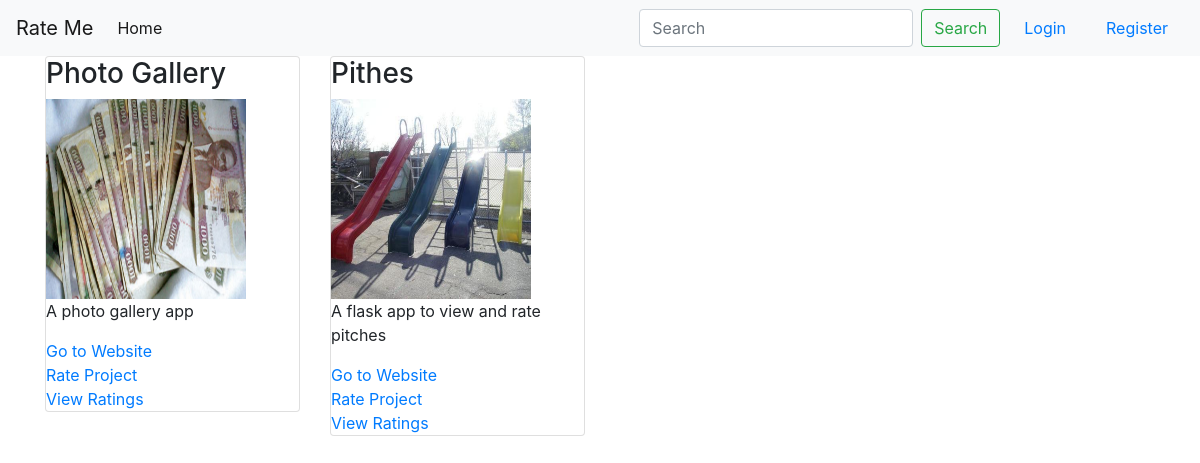
Before: / with the older database file.
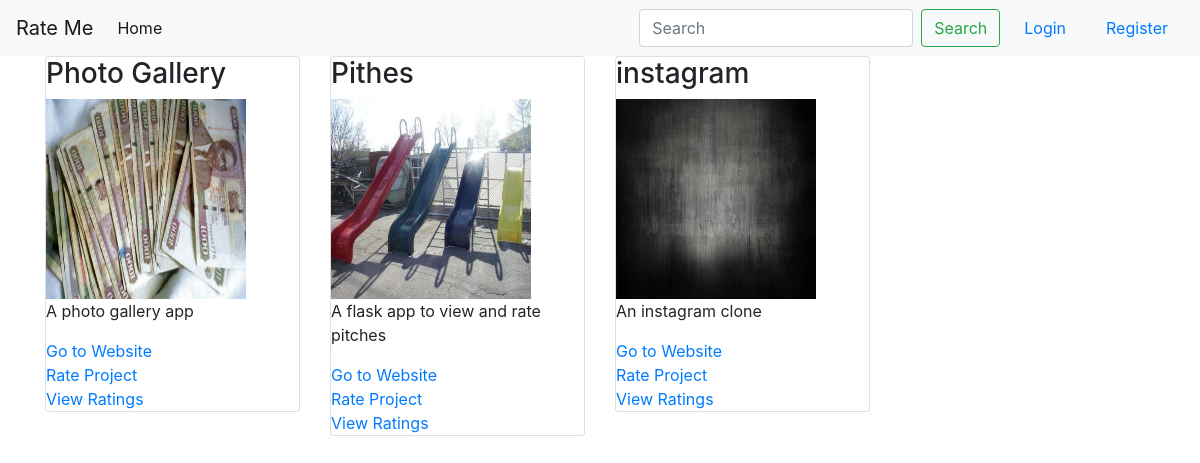
After: the same page with the newer database file.
### projects/models.py (models this page shows, shortened)
class Project(models.Model):
    title = models.CharField(max_length=100)
    image = models.ImageField(blank=False, upload_to='project_pics')
    description = models.TextField()
    link = models.URLField(
        max_length=128,
        db_index=True,
        unique=True,
        blank=True
    )
    author = models.ForeignKey(User, on_delete=models.CASCADE)

### projects/views.py (the view)
# urls.py: path('', views.ProjectListView.as_view(), name="home"),
class ProjectListView(ListView):
    model = Project

### templates/projects/project_list.html
{% extends 'rateme/base.html' %}
{% block content %}
    <div class="row">
        {% for project in object_list %}
            <div class="col-md-3">
                <div class="card">
                    <h3>{{ project.title }}</h3>
                    <a href="{% url 'project-detail'  project.id %}" target="_blank"><img
                            style="width: 200px; height: 200px;"
                            src="{{ project.image.url }}"
                            alt="project image"></a>
                    <p>
                        {{ project.description }}
                    </p>
                    <a href="{{ project.link }}">Go to Website</a>
                    <a href="{% url 'rate_project' project.id %}">Rate Project</a>
                    <a href="{% url 'view_ratings' project.id %}">View Ratings</a>
                </div>
            </div>
        {% endfor %}
    </div>
{% endblock content %}

### templates/rateme/base.html (shortened to what this page needs)
{% load static %}
<!DOCTYPE html>
<html lang="en">
<head>
    <link rel="stylesheet" href="https://maxcdn.bootstrapcdn.com/bootstrap/4.3.1/css/bootstrap.min.css">
    <link rel="stylesheet" href="https://use.fontawesome.com/releases/v5.0.13/css/all.css"
>
</head>
<body>
<nav class="navbar navbar-expand-lg navbar-light bg-light">
    <a class="navbar-brand" href="#">Rate Me</a>
    <div class="collapse navbar-collapse" id="navbarSupportedContent">
        <ul class="navbar-nav mr-auto">
            <li class="nav-item active">
                <a class="nav-link" href="{% url 'home' %}">Home <span class="sr-only">(current)</span></a>
            </li>
        </ul>
        <form class="form-inline my-2 my-lg-0">
            <input class="form-control mr-sm-2" type="search" placeholder="Search" aria-label="Search">
            <button class="btn btn-outline-success my-2 my-sm-0" type="submit">Search</button>
        </form>
        {% if user.is_authenticated %}
            <a href="{% url 'logout' %}" class="nav-item nav-link ml-5">Logout</a>
        {% else %}
            <a href="{% url 'login' %}" class="nav-item nav-link ml-2">Login</a>
            <a href="{% url 'register' %}" class="nav-item nav-link ml-2">Register</a>
        {% endif %}
    </div>
</nav>
<div class="container">
    {% block content %}
    {% endblock content %}
</div>
</body>
</html>

Changed rows visible on the page:
added Project: title "instagram", image (picture), description "An instagram clone"
